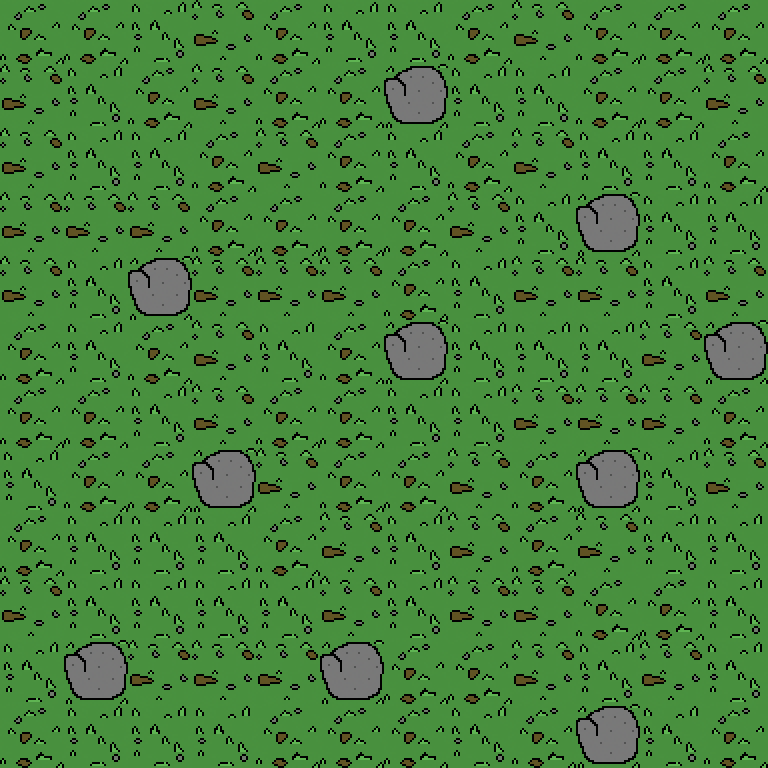

The image is a tile-based game level rendered from a .tmx file. Its description and complete source (layers, tilesets, objects, tile grids) follow:
An orthogonal 12x12 tile map with 64x64 px tiles, 1 tile layer (Tile Layer 1).

<map version="1.8" tiledversion="1.8.2" orientation="orthogonal" renderorder="right-down" width="12" height="12" tilewidth="64" tileheight="64" infinite="0" nextlayerid="2" nextobjectid="1">
 <tileset firstgid="1" source="MedowTileset.tsx" />
 <layer id="1" name="Tile Layer 1" width="12" height="12">
  <data encoding="csv">
2,2,1,3,2,1,1,2,3,2,2,2,
3,1,2,3,2,2,4,1,1,2,2,3,
3,1,1,2,3,2,1,2,3,1,1,2,
3,3,3,2,2,2,2,3,1,4,1,1,
3,1,4,3,3,3,2,1,3,3,1,3,
2,1,2,3,1,2,4,1,1,1,3,4,
2,2,1,3,2,2,1,1,3,3,3,2,
1,2,2,4,3,2,2,3,2,4,1,3,
2,1,1,1,2,3,1,3,2,3,1,1,
3,1,1,1,1,3,1,3,3,2,2,1,
1,4,3,3,3,4,2,2,3,1,3,1,
2,1,1,1,2,2,2,1,2,4,1,2
</data>
 </layer>
</map>